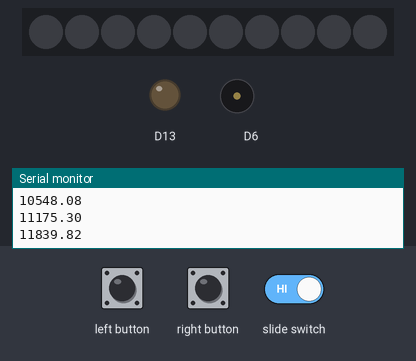
Simulated run of this sketch. Board: Adafruit Circuit Playground Express. On the bench: 10 RGB LEDs in strip order, left to right, output pins drawn as LEDs (lit = HIGH), buzzer (waves = sounding), the last lines printed to the serial monitor. The inputs (shaded band) are chosen by the test bench. Dim RGB values are drawn brighter than linear; random numbers use the default seed unless the sketch sets one.

Above: at 1.2 s.
1.3 s: slide switch set LOW
3.3 s: slide switch set HIGH
5.3 s: left button pressed for 0.15 s
At 5.9 s:
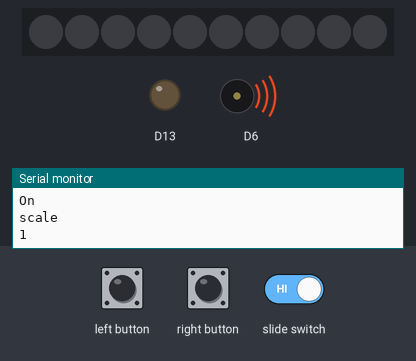
8.4 s: right button pressed for 0.15 s
At 10.25 s:
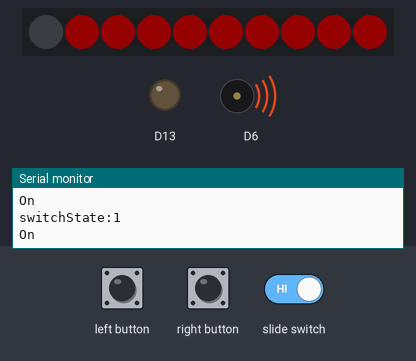
Timing chart, 0 to 11.9 s (numbered marks = the images above; inputs shaded):
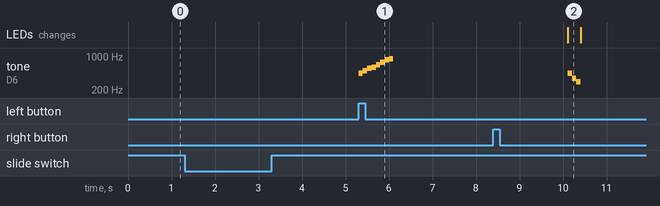

The sketch:

Game.ino
```cpp
#include <Adafruit_CircuitPlayground.h>
#include <AsyncDelay.h>

//My game idea is to have a guessing game as to whether the scale or song played is
//in major or minor. There will be two game modes; one where it is songs that are
// played and one that has scales get played. The positive button will correspond to
// a major scale, while the negative button will correspond to the minor scale.
//Once you get 5 points in either game mode you win, and you get points if you guess the scale right.
//When you guess the scale right it will flash green, and when you get it wrong the lights will flash red.
//Score will be kept in white on the leds whenever the game isn't flashing.
//Maybe have a time limit on how much time you get to guess.

AsyncDelay delay_10s;

bool leftButtonPressed;
bool rightButtonPressed;
bool slideSwitch;


volatile bool rButtFlag;
volatile bool lButtFlag;
volatile bool slideFlag;

const int leftButtPin = 4;
const int rightButtPin = 5;
const int switchPin = 7;

unsigned long int i;

int switchState; //if the game is on or off
int mode = 0;
int guess;
volatile bool guessState; //if true they have guessed, if false they haven't guessed

int gamePlay;
int points; // how many points player has


//music stuff
float midi[127];
int A_four = 440;
//Setting up arrays of scales to then randomize which scale gets chosen
int majorArray[7][8] = {{69, 71, 73, 74, 76, 78, 80, 81}, {71, 73, 75, 76, 78, 80, 82, 83}, {60, 62, 64, 65, 67, 69, 71, 72}, {62, 64, 66, 67, 69, 71, 73, 74}, {64, 66, 68, 69, 71, 73, 75, 76}, {65, 67, 69, 70, 72, 74, 76, 77}, {67, 69, 71, 72, 74, 76, 78, 79}};
//                      A major                          B Major                               C major                       D major                           E major                                     F major                             G major
int minorArray[7][8] = {{69, 71, 72, 74, 76, 77, 79 ,81}, {71, 73, 74, 76, 78, 79, 81, 83}, {60, 62, 63, 65, 67, 68, 70, 72}, {62, 64, 65, 67, 69, 70, 72, 74}, {64, 66, 67, 69, 71, 72, 74, 76}, {65, 67, 68, 70, 72, 73, 75, 77}, {67, 69, 70, 72, 74, 75, 77, 79}};
//                              A minor                           B minor                           C minor                         D minor                                 E minor                           F minor                       G minor
int sadSong[][2] = {
    {69, 100},  // song[0][0]], song[0][1]]
    {65, 100},  // song[1][0]], song[1][1]]
    {62, 100},  // song[2][0]], song[2][1]]
  };

int happySong[][2] = {
    {71, 100},  // song[0][0]], song[0][1]]
    {75, 100},  // song[1][0]], song[1][1]]
    {78, 100},  // song[2][0]], song[2][1]]
  };

void setup() {
  Serial.begin(9600);
  CircuitPlayground.begin();

  while(!Serial); // Pause program till serial opens
  Serial.println("Starting timers");
   // Start counting
  delay_10s.start(10000, AsyncDelay::MILLIS);
  generateMIDI();

  //add switch pins and attach inturrupt
  attachInterrupt(leftButtPin, leftbuttonISR, RISING);
  attachInterrupt(rightButtPin, rightbuttonISR, RISING);
  attachInterrupt(switchPin, slideswitchISR, CHANGE);
    //read switchpin and save it to a variable
  switchState = digitalRead(7);

}


void loop() {

guessState = 0;

//what to do if the switch changes
  if(slideFlag){
    mode = 0;
    delay(500);
    switchState = digitalRead(7);
    Serial.print("switchState:");
    Serial.println(switchState);
    pointDisplay();
//if the switch state is true turn on
    if(switchState){
      Serial.println("On");
        // Add in a start up funtion with rainbowness to indicate it starts
      if(delay_10s.isExpired() && !guessState){
        wrongGuess();
        points--;
        guessState = 1;
        CircuitPlayground.clearPixels();
        pointDisplay();
        delay_10s.repeat();
        }
        //scale mode code

        // not game play is hopefully so the buttons don't mess with eachother
        //&& !gamePlay
      if (mode == 1) {

//just saying that they guessed at all
        if(rButtFlag || lButtFlag){
          guessState = 1;
        }
//

        randomMajorScale();
        }
        //song mode code
      if(mode == 2){
        Serial.println("song");
        Serial.println(mode);
        if(rButtFlag || lButtFlag){
          guessState = 1;
        }
      }
    }
    else{
      Serial.println("Off");
    }
  }

  if (lButtFlag) {
    lButtFlag = false;
  }

  if (rButtFlag) {
    rButtFlag = false;
  }
}

void wrongGuess() {
  CircuitPlayground.clearPixels();
  i = 0xFF0000;
  setColors();
  for(int q = 0; q < sizeof(sadSong) / sizeof(sadSong[0]); q++){
    CircuitPlayground.playTone(midi[sadSong[q][0]], sadSong[q][1]);
  }
}

void correctGuess() {
  CircuitPlayground.clearPixels();
  i = 0x00FF00;
  setColors();
  for(int q = 0; q < sizeof(happySong) / sizeof(happySong[0]); q++){
    CircuitPlayground.playTone(midi[happySong[q][0]], happySong[q][1]);
  }
}

void randomMajorScale(){
  Serial.println("scale");
  Serial.println(mode);
  int randomIndex = random(0, 7);
  for (int i = 0; i < 8; i++) {
    CircuitPlayground.playTone(midi[majorArray[randomIndex][i]], 100);
    }
  guessState = 0;
}

void randomMinorScale(){
  Serial.println("song");
  Serial.println(mode);
  int randomIndex = random(0, 7);
  for (int i = 0; i < 8; i++) {
    CircuitPlayground.playTone(midi[minorArray[randomIndex][i]], 100);
    }
  guessState = 0;
}

void pointDisplay(){

}

//function sets all pixles one color
void setColors(){

CircuitPlayground.setPixelColor(1, i);
CircuitPlayground.setPixelColor(2, i);
CircuitPlayground.setPixelColor(3, i);
CircuitPlayground.setPixelColor(4, i);
CircuitPlayground.setPixelColor(5, i);
CircuitPlayground.setPixelColor(6, i);
CircuitPlayground.setPixelColor(7, i);
CircuitPlayground.setPixelColor(8, i);
CircuitPlayground.setPixelColor(9, i);
CircuitPlayground.setPixelColor(10, i);

}

void generateMIDI()
{
  for (int x = 0; x < 127; ++x)
  {
    midi[x] = (A_four / 32.0) * pow(2.0, ((x - 9.0) / 12.0));
    Serial.println(midi[x]);
  }
}

void slideswitchISR(){
  slideFlag = true;
}

void rightbuttonISR(){
  rButtFlag = true;
  mode = 2; //song
  //major guess
  guess = 2;
}

void leftbuttonISR(){
  lButtFlag = true;
  mode = 1; // scale
  //minor guess
  guess = 1;
}
```

Measured:
- after the input at 5.3 s, tone on D6: plays 440 Hz for 0.10 s, 493 Hz for 0.10 s, 554 Hz for 0.10 s, 587 Hz for 0.10 s, 659 Hz for 0.10 s, 739 Hz for 0.10 s … (8 notes in this stretch), starting at once
